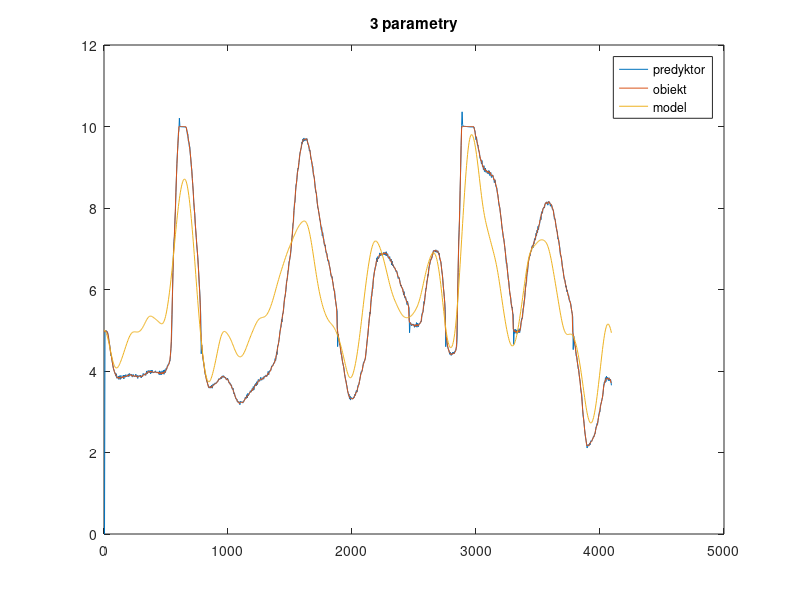

MATLAB code for this plot:
close all; clear all; clc;
load('dataBenchmark.mat')
N = size(uEst,1);
u = uEst;
y = yEst;
t = 0:Ts:N*Ts-1;
%plot(t,u);

M=N;
Ruu=[];
xuu=xcorr(u,'unbiased');
for i=1:M
    for j=1:M
       Ruu(i,j)= xuu(j);
    end
end
xyu=xcorr(y,u,'unbiased');
Ryu=[];
for i=1:M
   Ryu(i)=xyu(i);
end
gm=pinv(Ruu)*Ryu'/Ts;
plot(gm);
h=[];
h(1)=0;
for i=2:M+1
    gg=gm(1:i-1);
    h(i-1)=Ts*sum(gg);
end
plot(h)
%% Metoda LS
dp = 3;
fi = [];
FI = [];
FI(1,:) = [0,0,0];
FI(2,:) = [0,0,0];
for i = 3:N
    fi = [-y(i-1),-y(i-2), u(i-2)];
    FI(i,:) = fi;
    fi = [];
end
p_N_LS = inv(FI'*FI)*FI'*y;
ym = [];
ym(1) = 5;
ym(2) = 5;
for i = dp:N
    ym(i) = -p_N_LS(1)*ym(i-1)-p_N_LS(2)*ym(i-2)+p_N_LS(3)*u(i-2);
end
%% Metoda IV
z = [];
Z = [];
Z(1,:) = [0,0,0];
Z(2,:) = [0,0,0];
for i = dp:N
    z = [-ym(i-1),-ym(i-2), u(i-2)];
    Z(i,:) = z;
    z = [];
end
p_N_IV = inv(Z'*FI)*Z'*y;
ym2 = [];
ym2(1) = 5;
ym2(2) = 5;
ym = [];
for i = dp:N
    pred(i) = -p_N_IV(1)*yVal(i-1)-p_N_IV(2)*yVal(i-2)+p_N_IV(3)*uVal(i-2);
    ym2(i) = -p_N_IV(1)*ym2(i-1)-p_N_IV(2)*ym2(i-2)+p_N_IV(3)*uVal(i-2);
end
plot(t,pred,t,yVal,t,ym2);
legend('predyktor','obiekt','model')
title('3 parametry')
e = yVal-ym2';
Vn = (e'*e)/N;
AIC = N*log(Vn)+2*dp;
SIC = N*log(Vn)+2*dp*log(N);
FPE = Vn*(1+dp/N)/(1-dp/N);
Mi=1/N*(Z'*FI);
cond=sqrt(max(eig(Mi'*Mi)))/sqrt(min(eig(Mi'*Mi)));
my = mean(yVal)*ones(1,N)';
XXXX=sprintf('AIC: %f \nSIC: %f \nFPE: %f \ncond: %f \nV*: %f',AIC,SIC,FPE,cond,Vn);
disp(XXXX);